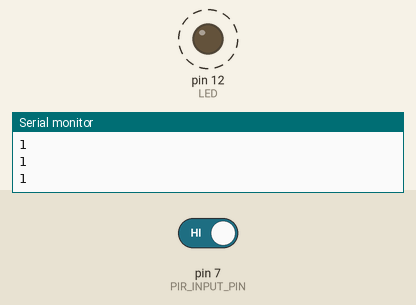
Bench run of a sketch on a simulated Arduino Uno, built with avr-gcc and run on an emulated ATmega328P. Shown: output pins drawn as LEDs (lit = HIGH), the last lines printed to the serial monitor. Dashed ring = blinking. The test bench sets the inputs (shaded band); at power-on: pin 7 (PIR_INPUT_PIN) HIGH.

Above: at 3.6 s.
3.7 s: pin 7 (PIR_INPUT_PIN) driven LOW
At 4.7 s:
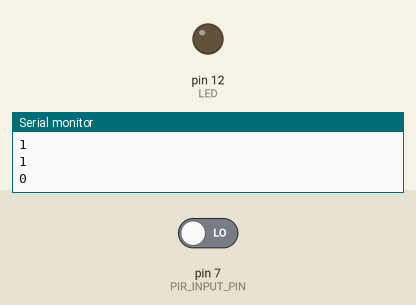
5.6 s: pin 7 (PIR_INPUT_PIN) driven HIGH
At 6.3 s:
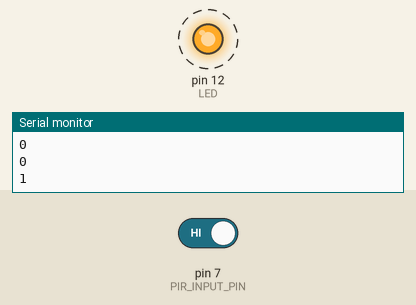
Timing chart, 0 to 16.4 s (numbered marks = the images above; inputs shaded):
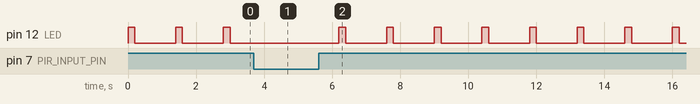

The sketch:

MotionSensor.ino
```cpp
#define PIR_INPUT_PIN 7
#define LED 12
#define BAUD_RATE 9600

//모션인식관련 클래스//
class PassiveInfraredSensor
{
  int input_pin;

public:
  PassiveInfraredSensor(const int input_pin) //생성자//
  {
    this->input_pin = input_pin;

    pinMode(this->input_pin, INPUT);
  }

  const bool motion_detected() const
  {
    if(digitalRead(this->input_pin) == HIGH)
    {
      return true;
    }

    else
    {
      return false;
    }
  }
};
///////////////////
PassiveInfraredSensor pir(PIR_INPUT_PIN);
///////////////////
void setup() {
  // put your setup code here, to run once:
  Serial.begin(BAUD_RATE);

  pinMode(LED, OUTPUT);
}

void loop() {
  // put your main code here, to run repeatedly:
  if(pir.motion_detected())
  {
    Serial.println("1");

    digitalWrite(LED, HIGH);
    delay(200);
    digitalWrite(LED, LOW);
    delay(200);
  }

  else
  {
    Serial.println("0");

    digitalWrite(LED, LOW);
  }

  delay(1000);
}
```

Measured:
- after the input at 3.7 s, pin 12 (LED): stays LOW (without the input it goes to HIGH after 0.50 s)
- after the input at 5.6 s, pin 12 (LED): alternates HIGH for 0.20 s and LOW for 1.2 s, starting after 0.60 s
- by itself, pin 12 (LED): alternates HIGH for 0.20 s and LOW for 1.2 s
